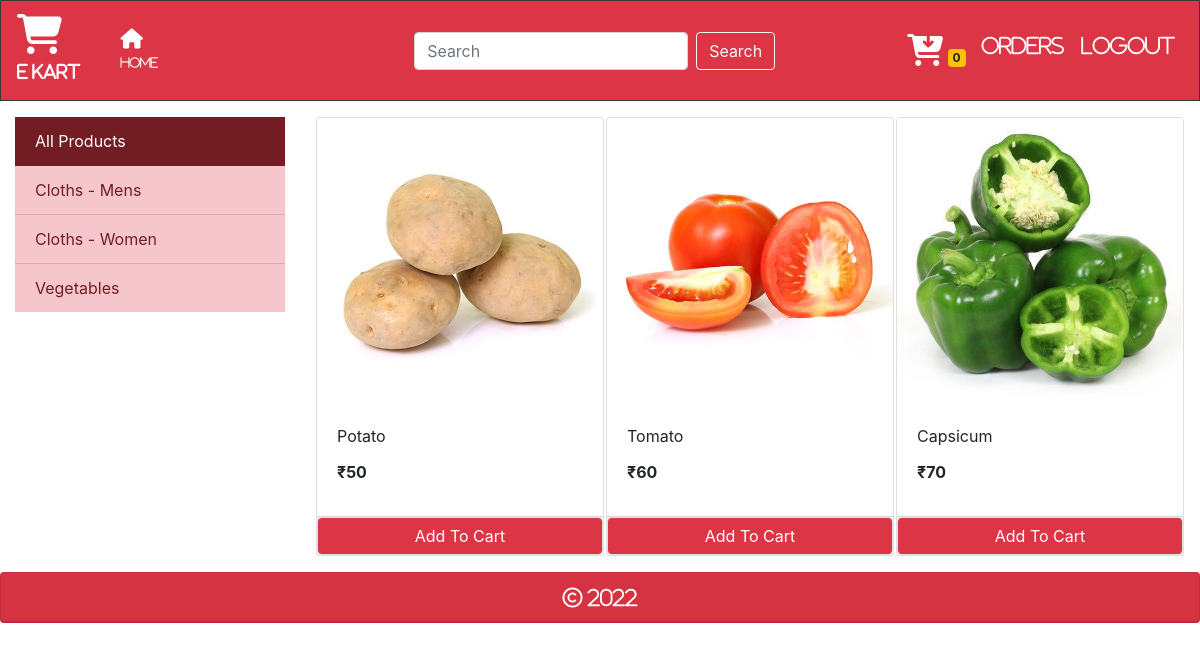
Page /?category=3 (signed in) on the committed database.
### store/models/category.py (models this page shows, shortened)
class Category(models.Model):
    name = models.CharField(max_length=20)
    @staticmethod
    def get_all_categories():
        return Category.objects.all()

### store/models/product.py (models this page shows, shortened)
class Product(models.Model):
    name = models.CharField(max_length=50)
    price = models.IntegerField(default=0)
    category = models.ForeignKey(Category, on_delete=models.CASCADE, default=1)
    description = models.CharField(max_length=200, default='', null=True, blank=True)
    image = models.ImageField(upload_to='uploads/products/')
    @staticmethod
    def get_all_categories_by_categoryid(category_id):
        if category_id:
            return Product.objects.filter(category = category_id)
        else:
            return Product.get_all_products();

### store/views/home.py (the view, shortened to what this page needs)
# urls.py: path('', Index.as_view(), name='homepage'),
class Index(View):
    def get(self, request):
        cart = request.session.get('cart')
        if not cart:
            request.session['cart'] = {}
        products = None
        categories = Category.get_all_categories()
        categoryID = request.GET.get('category')
        if categoryID:
            products = Product.get_all_categories_by_categoryid(categoryID)
        else:
            products = Product.get_all_products();
        data = {}
        data['products'] = products
        data['categories'] = categories
        print('You are ', request.session.get('email'))
        return render(request, 'index.html', data)

### store/templatetags/cart.py (called while the page is built)
@register.filter(name='is_in_cart')
def is_in_cart(product, cart):
    keys = cart.keys()
    for id in keys:
        if int(id) == product.id:
            return True
    return False

### store/templatetags/custom_filter.py (called while the page is built)
@register.filter(name='currency')
def currency(number):
    return "₹"+str(number)

### store/templates/index.html (shortened to what this page needs)
{% extends 'base.html' %}
{% block content %}
{% load cart %}
{% load custom_filter%}
    <div class="container-fluid mt-3 mx-auto">
        <div class="row">
          <div class="col-lg-3">
            <div class="list-group-flush">
              <a href="/" class="list-group-item list-group-item-action list-group-item-danger active">All Products</a>
              {% for category in categories %}
                <a href="/?category={{category.id}}" class="list-group-item list-group-item-action list-group-item-danger">{{category.name}}</a>
              {% endfor %}
            </div>
          </div>
          <div id="products" class="col-lg-9 mx-auto">
            <div class="row mx-auto">
              {% for product in products %}
              <div class="card mx-auto mb-3" id={{product.id}} style="width: 18rem;">
                <img class="card-img-top" src="{{product.image.url}}" alt="Card image cap">
                <div class="card-body">
                  <p class="card-title">{{product.name}}</p>
                  <p class="card-title"><b>{{product.price|currency}}</b></p>
                </div>
                <div class="card-footer p-0 no-gutters">
                  {% if product|is_in_cart:request.session.cart %}
                    <div class="row no-gutters">
                      <form action="/#{{product.id}}" method="post" class="col-2">
                        {% csrf_token %}
                        <input hidden type="text" name="product" value='{{product.id}}'>
                        <input hidden type="text" name="remove" value='True'>
                        <input type="submit" value=" - " class="btn-block btn-outline-danger">
                      </form>
                      <div class="text-center col bg-danger text-white">{{product|cart_quantity:request.session.cart}} in Cart</div>
                      <form action="/#{{product.id}}" method="post" class="col-2">
                        {% csrf_token %}
                        <input hidden type="text" name="product" value='{{product.id}}'>
                        <input type="submit" value=" + " class="btn-block btn-outline-danger">
                      </form>
                    </div>
                  {% else %}
                    <form action="/#{{product.id}}" method="POST" class="btn-block">
                      <input type="submit" class="float-right btn btn-danger border form-control" value="Add To Cart">
                    </form>
                  {% endif %}
                </div>
              </div>
              {% endfor %}
              </div>
          </div>
        </div>
    </div>
{% endblock %}

### rows in the picture
Category: name "Cloths - Mens"
Category: name "Cloths - Women"
Category: name "Vegetables"
Product: image (picture), name "Potato", price "₹50"
Product: image (picture), name "Tomato", price "₹60"
Product: image (picture), name "Capsicum", price "₹70"

### other values in the picture
{{ request.session.cart.keys|length }} "0"
